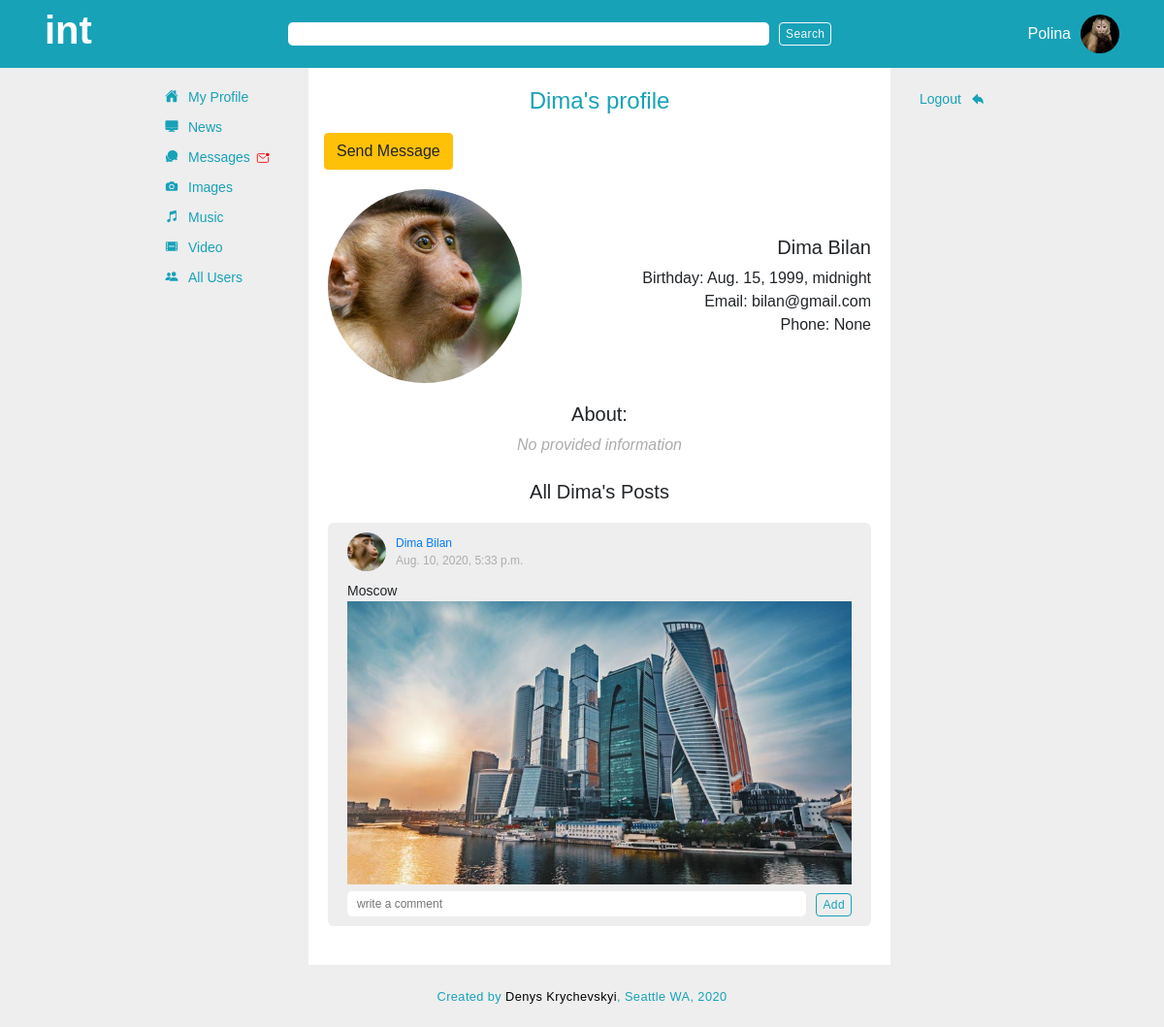
Page /user/8/profile (signed in) on the committed database.
### app_one/models.py (models this page shows, shortened)
class User(models.Model):
    first_name = models.CharField(max_length = 255)
    last_name = models.CharField(max_length = 255)
    nickname = 	models.CharField(max_length = 50, blank=True, null = True)
    initials = 	models.CharField(max_length = 10, blank=True, null = True)
    birth_date = models.DateTimeField()
    avatar = models.ImageField(upload_to='avatars', default=None, blank=True, null = True)	#upload to avatars is a directory inside media directory, it will go like media/avatars
    email = models.TextField()
    has_message = models.IntegerField(default=0)
    phone_num = models.IntegerField(blank=True, null = True)
    about = models.TextField(blank=True, null = True)
    password = models.TextField()
    location = models.CharField(max_length = 255, blank=True, null = True)
    created_at = models.DateTimeField(auto_now_add = True)
    updated_at = models.DateTimeField(auto_now = True)
    objects = UserManager()

class Post(models.Model):
    title = models.CharField(max_length = 255, null = True, blank=True, default=None)
    content = models.TextField()
    post_image = models.ImageField(upload_to='post_images', default=None, blank=True, null = True)
    poster = models.ForeignKey(User, related_name = 'poster', on_delete=models.CASCADE)
    created_at = models.DateTimeField(auto_now_add = True)
    updated_at = models.DateTimeField(auto_now = True)
    objects = PostManager()

### app_one/views.py (the view)
# urls.py: path('user/<int:user_id>/profile', views.user_profile),
def user_profile(request, user_id):
    cur_user = User.objects.get(id=user_id)
    user_posts = cur_user.poster.all().order_by('-created_at')
    context = {
        'cur_user':User.objects.get(id=request.session['user_id']),
        'user':cur_user,
        'user_posts':user_posts
    }
    return render(request, 'profile.html', context)

### app_one/templates/profile.html (shortened to what this page needs)
{% load embed_video_tags %}
<!DOCTYPE html>
<html lang="en">
<head>
    {% include 'head.html' %}
</head>
<body>
    <div class="outer_container">
        {% include 'search.html' %}
        <div class="inner_container">
            <div class="inner">
                {% include 'navbar.html' %}
                <div class="main_container">
                    <div class="page_title_container">
                        <h4>{{user.first_name}}'s profile</h4>
                    </div>
                    <a href="/send_to/{{user.id}}" class="btn btn-warning ml-3">Send Message</a>
                    <div class="profile_page_container">
                        <div class="avatar_img">
                            <div class="box">
                                <img src="{{ MEDIA_URL }}{{ user.avatar }}" alt="{{ post.poster.first_name}}'s avatar">
                            </div>
                            <div class="profile_info">
                                <h5>{{ user.first_name }} {{ user.last_name }}</h5>
                                <p>Birthday: {{ user.birth_date}}</p>
                                <p>Email: {{ user.email}}</p>
                                <p>Phone: {{ user.phone_num}}</p>
                            </div>
                        </div>
                        <div class="about_user">
                            <h5>About:</h5>
                            {% if len.user.about > 0 %}
                            <p>{{ user.about}}</p>
                            {% else %}
                            <p class="no_provided">No provided information</p>
                            {% endif %}
                        </div>
                        <br>
                        <h5 class="text-center">All {{user.first_name}}'s Posts</h5>
                        {% for post in user_posts %}
                            <div class="post_container">
                                <div class="post_header">
                                        <div class="avatar">
                                            <a href="/user/{{ post.poster.id }}/profile" ><img src="{{ MEDIA_URL }}{{ post.poster.avatar }}" alt="{{ post.poster.first_name}}'s avatar"></a>
                                        </div>
                                        <div class="poster">
                                            <a href="/user/{{ post.poster.id }}/profile" class="poster_name">{{ post.poster.first_name }} {{ post.poster.last_name }}</a>
                                            <small>{{ post.created_at }}</small>
                                        </div>
                                </div>
                                <p class="post_content">{{ post.content }}</p>
                                {% if post.post_image %}
                                <div class="post_image_container">
                                    <img src="{{ MEDIA_URL }}{{ post.post_image }}" alt="">
                                </div>
                                {% endif %}
                                <div class="comment_container">
                                    <form action="/add_comment/post/{{ post.id }}" id="form_addComment" method="POST">
                                        <div class="comment_input">
                                            <div class="add_comment_input">
                                                <input type="text" name="comment" placeholder="write a comment">
                                            </div>
                                            <button class="btn btn-outline-info btn_add" >Add</button>
                                        </div>
                                    </form>
                                </div>
                            </div>
                        {% endfor %}
                    </div>
                </div>
                {% include 'sidebar.html' %}
            </div>
        </div>
    {% include 'footer.html' %}
    </div>
</body>
</html>

### app_one/templates/search.html
<div id="search_bar_container">
    <div id="search_bar">
        <div class="logo_container">
            <h1 class="logotip">int</h1>
        </div>
        <div class="form_container">
            <form action="" method="post" class="form-inline">
                <input class="search_bar1" type="search" name="" id="">
                <button class="btn btn-outline-light search_bar1_btn" type="submit">Search</button>
            </form>
        </div>
        <div class="current_user_container">
            {% if request.session.user_id != null %}
            <p>{{ cur_user.first_name }}</p>
            <img src="{{ MEDIA_URL }}{{ cur_user.avatar }}" alt="avatar">
            {% endif %}
        </div>
    </div>
</div>

### rows in the picture
User: first_name "Polina", avatar (picture)
User: first_name "Dima", avatar (picture), last_name "Bilan", birth_date "Aug. 15, 1999, midnight", email "bilan@gmail.com", phone_num "None"
Post: poster.avatar (picture), poster.first_name "Dima", poster.last_name "Bilan", created_at "Aug. 10, 2020, 5:33 p.m.", content "Moscow", post_image (picture)
